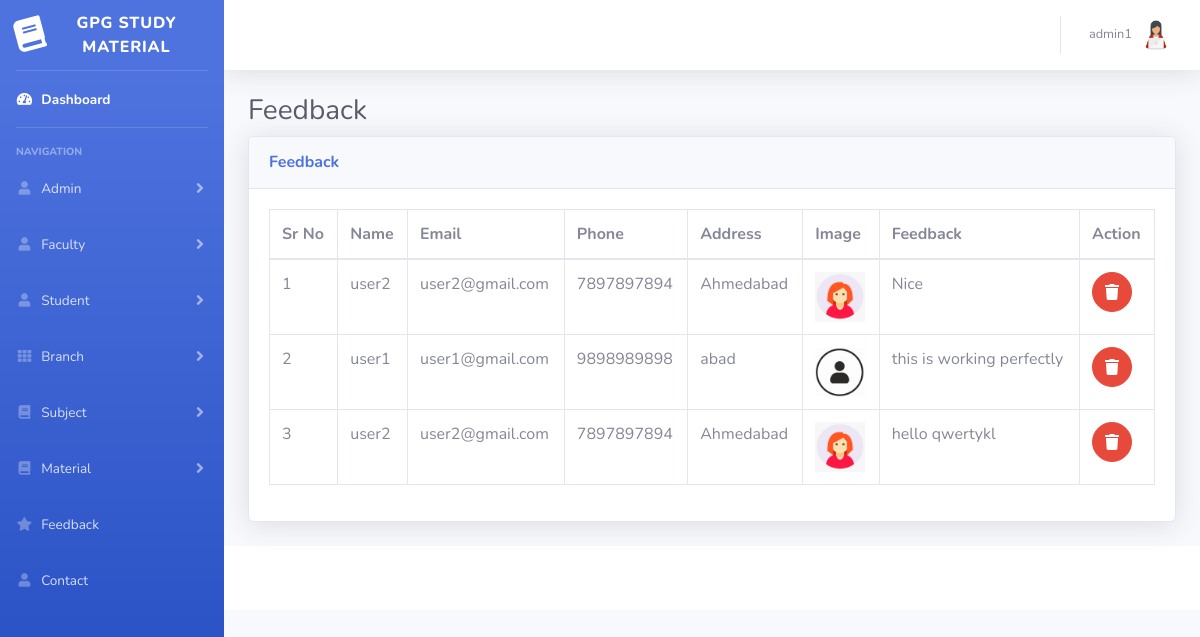
/diploma_gpg_material/admin/feedback.php (signed in), run on the app's committed database.
### tables this page shows
CREATE TABLE `tbl_feedback` (
  `f_id` int(11) NOT NULL,
  `feedback` varchar(50) DEFAULT NULL,
  `f_status` varchar(5) DEFAULT NULL,
  `l_id` int(11) DEFAULT NULL
);

### diploma_gpg_material/admin/feedback.php (the view, shortened to what this page needs)
<?php
    include "header.php";
?>
<div class="container-fluid">
                    <h1 class="h3 mb-2 text-gray-800">Feedback</h1>
                    <div class="card shadow mb-4">
                        <div class="card-header py-3">
                            <h6 class="m-0 font-weight-bold text-primary">Feedback</h6>
                        </div>
                        <div class="card-body">
                            <div class="table-responsive">
                                <table class="table table-bordered" id="dataTable" width="100%" cellspacing="0">
                                    <thead>
                                        <tr>
                                            <th>Sr No</th>
                                            <th>Name</th>
                                            <th>Email</th>
                                            <th>Phone</th>
                                            <th>Address</th>
                                            <th>Image</th>
                                            <th>Feedback</th>
                                            <th>Action</th>
                                        </tr>
                                    </thead>
                                    <tfoot>
                                        <?php
                                        $seq=1;
                                        $qry1="SELECT * FROM tbl_feedback WHERE f_status='1'";
                                        $run1=mysqli_query($con,$qry1);
                                        while($result1=mysqli_fetch_array($run1))
                                        {
                                            $l_id=$result1['l_id'];
                                            $qry2="SELECT * FROM tbl_login WHERE l_id='$l_id'";
                                            $run2=mysqli_query($con,$qry2);
                                            $result2=mysqli_fetch_array($run2);
                                        ?>
                                        <tr>
                                            <td><?php echo $seq; ?></td>
                                            <td><?php echo $result2['l_name']; ?></td>
                                            <td><?php echo $result2['l_email']; ?></td>
                                            <td><?php echo $result2['l_phone']; ?></td>
                                            <td class="p"><?php echo $result2['l_add']; ?></td>
                                            <td><img src="<?php echo $result2['l_img']; ?>" width="50px" height="50px"></td>
                                            <td class="p"><?php echo $result1['feedback']; ?></td>
                                            <td><a href="?del=<?php echo $result1['f_id'];?>" onclick="return confirm(' Sure to Delete');" class="btn btn-danger btn-circle btn"><i class="fas fa-trash"></i></a></td>
                                        </tr>
                                        <?php
                                            $seq++;
                                        }
                                        ?>
                                    </tfoot>
                                </table>
                            </div>
                        </div>
                    </div>
                </div>
<?php
    include "footer.php";
?>

### diploma_gpg_material/admin/header.php (shortened to what this page needs)
<?php
include "connection.php";
    if(!isset($_SESSION['log']))
    {
        header("location:login.php");
    }
    else
    {
        $log = $_SESSION['log'];
        $qry1="SELECT * FROM tbl_login WHERE l_email='$log'";
        $run1=mysqli_query($con,$qry1);
        $result1=mysqli_fetch_array($run1);
        $img=$result1['l_img'];
        $name=$result1['l_name'];
    }
?>
<!DOCTYPE html>
<html lang="en">
<head>
    <link href="vendor/fontawesome-free/css/all.min.css" rel="stylesheet" type="text/css">
    <link href="css/sb-admin-2.min.css" rel="stylesheet">
</head>
<body id="page-top">
    <div id="wrapper">
        <ul class="navbar-nav bg-gradient-primary sidebar sidebar-dark accordion" id="accordionSidebar">
            <a class="sidebar-brand d-flex align-items-center justify-content-center" href="index.php">
                <div class="sidebar-brand-icon rotate-n-15">
                    <i class="fas fa-book"></i>
                </div>
                <div class="sidebar-brand-text mx-3">GPG Study Material </div>
            </a>
            <hr class="sidebar-divider my-0">
            <li class="nav-item active">
                <a class="nav-link" href="index.php">
                    <i class="fas fa-fw fa-tachometer-alt"></i>
                    <span>Dashboard</span></a>
            </li>
            <hr class="sidebar-divider">
            <div class="sidebar-heading">
                Navigation
            </div>
            <li class="nav-item">
                <a class="nav-link collapsed" href="#" data-toggle="collapse" data-target="#collapseFirst"
                    aria-expanded="true" aria-controls="collapseFirst">
                    <i class="fas fa-fw fa-user"></i>
                    <span>Admin</span>
                </a>
            </li>
            <li class="nav-item">
                <a class="nav-link collapsed" href="#" data-toggle="collapse" data-target="#collapseTwo"
                    aria-expanded="true" aria-controls="collapseTwo">
                    <i class="fas fa-fw fa-user"></i>
                    <span>Faculty</span>
                </a>
            </li>
            <li class="nav-item">
                <a class="nav-link collapsed" href="#" data-toggle="collapse" data-target="#collapseThree"
                    aria-expanded="true" aria-controls="collapseThree">
                    <i class="fas fa-fw fa-user"></i>
                    <span>Student</span>
                </a>
            </li>
            <li class="nav-item">
                <a class="nav-link collapsed" href="#" data-toggle="collapse" data-target="#collapseFour"
                    aria-expanded="true" aria-controls="collapseFour">
                    <i class="fas fa-fw fa-th"></i>
                    <span>Branch</span>
                </a>
            </li>
            <li class="nav-item">
                <a class="nav-link collapsed" href="#" data-toggle="collapse" data-target="#collapseFive"
                    aria-expanded="true" aria-controls="collapseFive">
                    <i class="fas fa-fw fa-book"></i>
                    <span>Subject</span>
                </a>
            </li>
            <li class="nav-item">
                <a class="nav-link collapsed" href="#" data-toggle="collapse" data-target="#collapseSix"
                    aria-expanded="true" aria-controls="collapseSix">
                    <i class="fas fa-fw fa-book"></i>
                    <span>Material</span>
                </a>
            </li>
            <li class="nav-item">
                <a class="nav-link" href="feedback.php">
                    <i class="fas fa-fw fa-star"></i>
                    <span>Feedback</span></a>
            </li>
             <li class="nav-item">
                <a class="nav-link" href="contact.php">
                    <i class="fas fa-fw fa-user"></i>
                    <span>Contact</span></a>
            </li>
        </ul>
        <div id="content-wrapper" class="d-flex flex-column">
            <div id="content">
                <nav class="navbar navbar-expand navbar-light bg-white topbar mb-4 static-top shadow">
                    <ul class="navbar-nav ml-auto">
                        <li class="nav-item dropdown no-arrow">
                            <a class="nav-link dropdown-toggle" href="#" id="userDropdown" role="button"
                                data-toggle="dropdown" aria-haspopup="true" aria-expanded="false">
                                <span class="mr-2 d-none d-lg-inline text-gray-600 small"><?php echo $name; ?></span>
                                <img class="img-profile rounded-circle"
                                    src="<?php echo $img; ?>">
                            </a>
                        </li>
                    </ul>
                </nav>

### diploma_gpg_material/admin/header.php (style rules this page uses)
.p { max-width: 300px; max-height: 400px; white-space: nowrap; overflow: auto; }

### data on the page
tbl_feedback: l.l_name "user2", l.l_email "user2@gmail.com", l.l_phone "7897897894", l.l_add "Ahmedabad", l.l_img (picture), feedback "Nice"
tbl_feedback: l.l_name "user1", l.l_email "user1@gmail.com", l.l_phone "9898989898", l.l_add "abad", l.l_img (placeholder picture), feedback "this is working perfectly"
tbl_feedback: l.l_name "user2", l.l_email "user2@gmail.com", l.l_phone "7897897894", l.l_add "Ahmedabad", l.l_img (picture), feedback "hello qwertykl"

### other printed values
$name "admin1"
